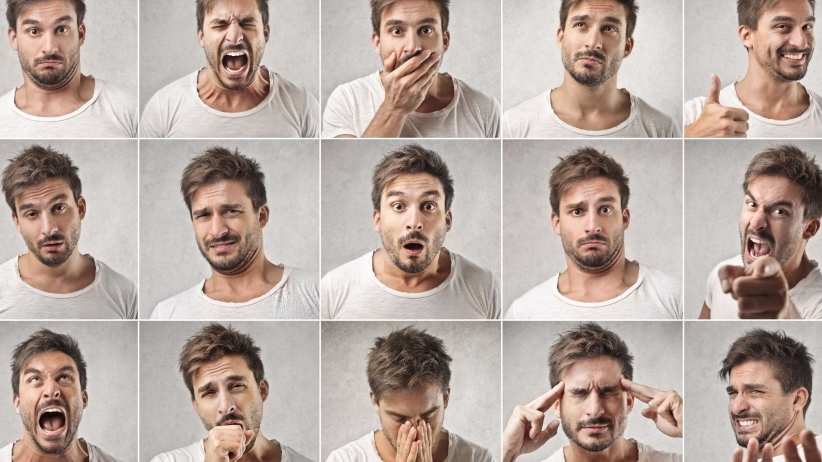
#> input picture image3.jpg, 822 x 462 px; its folder holds only this picture in this run
$ python face_detector.py
#> lines starting #> are read from the running program, lines starting #| are printed output that depends on the picture; after the words box and inside, x2 and y2 are one past the last pixel; in counts of white or black regions, pixels touching at a corner belong together
import cv2
import numpy as np
from matplotlib import pyplot as plt
import glob


txtfiles = []
for file in glob.glob("*.jpg"):
    txtfiles.append(file)

for ix in txtfiles:
    img = cv2.imread(ix,cv2.IMREAD_COLOR)
#> img is the input picture: shape (462, 822, 3); mean B, G, R 160.7, 168.5, 184.4
    imgtest1 = img.copy()
    imgtest = cv2.cvtColor(imgtest1, cv2.COLOR_BGR2GRAY)
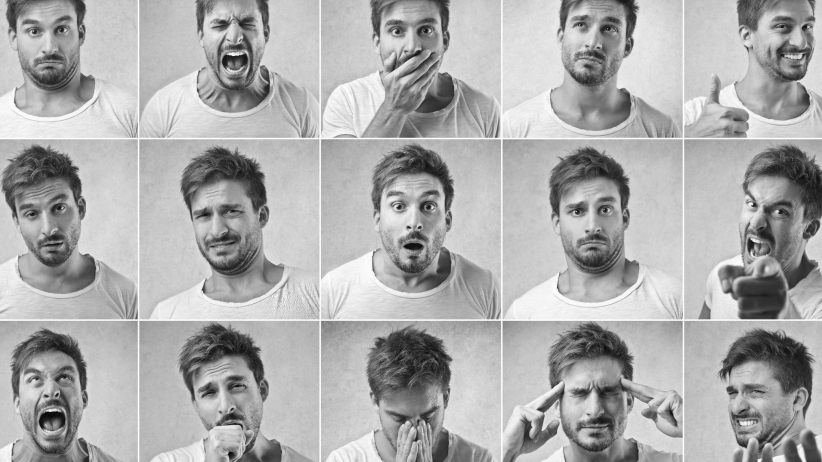
#> imgtest: shape (462, 822); min 10, max 255, mean 172.4
    facecascade = cv2.CascadeClassifier('haarcascade_frontalface_default.xml')
    profile_cascade = cv2.CascadeClassifier('haarcascade_profileface.xml')
    eye_cascade = cv2.CascadeClassifier('haarcascade_eye.xml')

    faces = facecascade.detectMultiScale(imgtest, scaleFactor=1.1, minNeighbors=5, minSize=(30,30))
#> faces = [[201, 2, 62, 62], [176, 178, 89, 89], [13, 348, 77, 77], [710, 363, 73, 73], [559, 2, 69, 69], [374, 3, 73, 73], [547, 175, 90, 90], [554, 363, 82, 82], [10, 2, 77, 77], [369, 171, 89, 89], [7, 182, 81, 81], [180, 355, 90, 90]]
    print('Total number of Faces found',len(faces))
#| Total number of Faces found 12
    for (x, y, w, h) in faces:
        face_detect = cv2.rectangle(imgtest, (x, y), (x+w, y+h), (0, 0, 0), 2)
        roi_gray = imgtest[y:y+h, x:x+w]
        roi_color = imgtest[y:y+h, x:x+w]
        plt.imshow(face_detect)
#> this loop made 12 passes
#> pass 1, `roi_gray = imgtest[y:y+h, x:x+w]`:
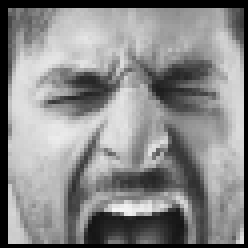
#> roi_gray: shape (62, 62) (shown 4 times larger); min 0, max 245, mean 136.7
#> pass 2, `face_detect = cv2.rectangle(imgtest, (x, y), (x+w, y+h), (0, 0, 0), 2)`:
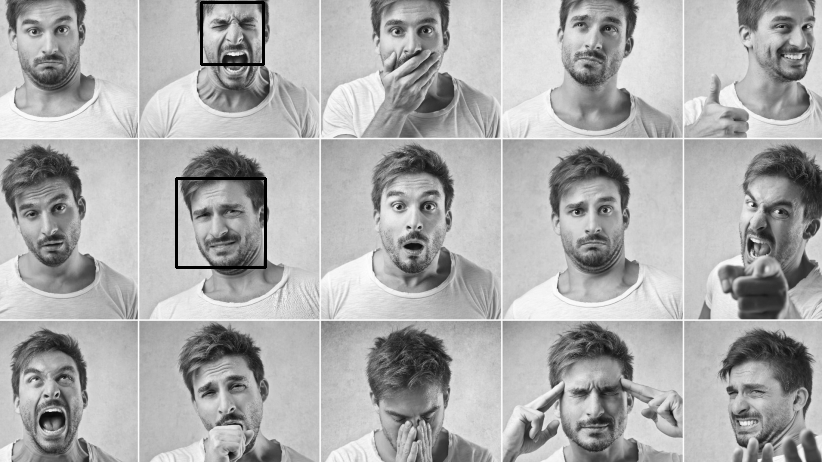
#> face_detect: shape (462, 822); min 0, max 255, mean 171.7
#> pass 2, `roi_gray = imgtest[y:y+h, x:x+w]`:
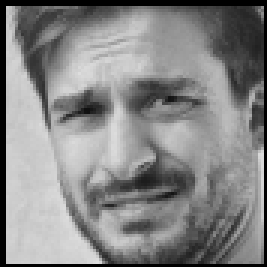
#> roi_gray: shape (89, 89) (shown 3 times larger); min 0, max 223, mean 133.3
#> after the loop:
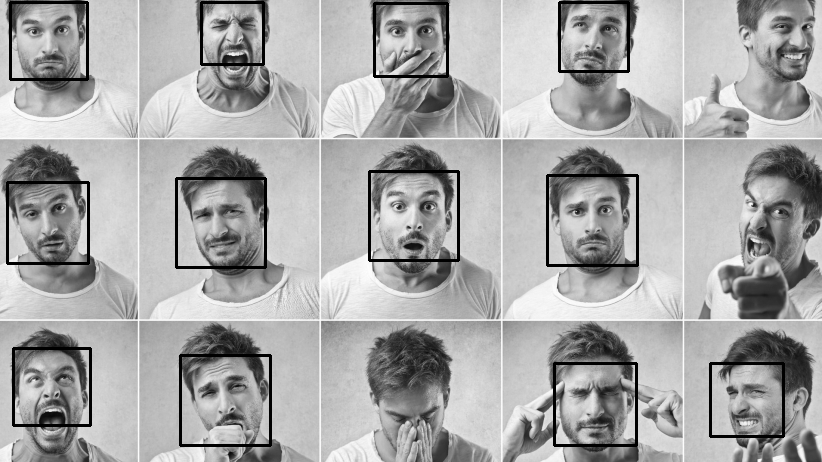
#> imgtest: shape (462, 822); 3% of pixels changed, all inside (x1, y1, x2, y2) = (6, 1, 785, 447)
    #plt.show()

    """
    eyes = eye_cascade.detectMultiScale(roi_gray)
    print('Total number of Eyes found',len(eyes))
    for (ex,ey,ew,eh) in eyes:
        eye_detect = cv2.rectangle(roi_color,(ex,ey),(ex+ew,ey+eh),(0,0,0),2)
        plt.imshow(eye_detect)
    #plt.show()
    """

    profile_faces = profile_cascade.detectMultiScale(imgtest, scaleFactor=1.1, minNeighbors=5, minSize=(30,30))
#> profile_faces = [[711, 348, 99, 99]]
    print('Total number of Profile Faces found',len(profile_faces))
#| Total number of Profile Faces found 1
    for (x, y, w, h) in profile_faces:
        profile_face_detect = cv2.rectangle(imgtest, (x, y), (x+w, y+h), (255, 0, 255), 2)
        roi_gray = imgtest[y:y+h, x:x+w]
        roi_color = imgtest[y:y+h, x:x+w]
        plt.imshow(profile_face_detect)
#> this loop made 1 pass
#> pass 1, `roi_gray = imgtest[y:y+h, x:x+w]`:
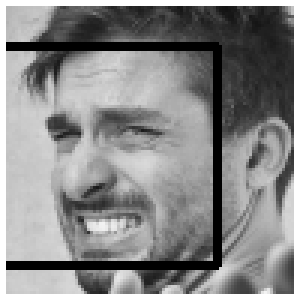
#> roi_gray: shape (99, 99) (shown 3 times larger); min 0, max 255, mean 135.1
    plt.show()
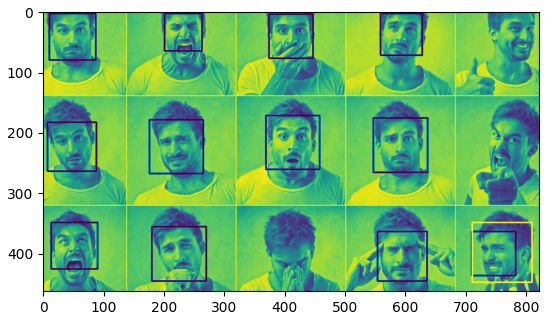
#> figure drawn by matplotlib, 1 panel

print("Done")
